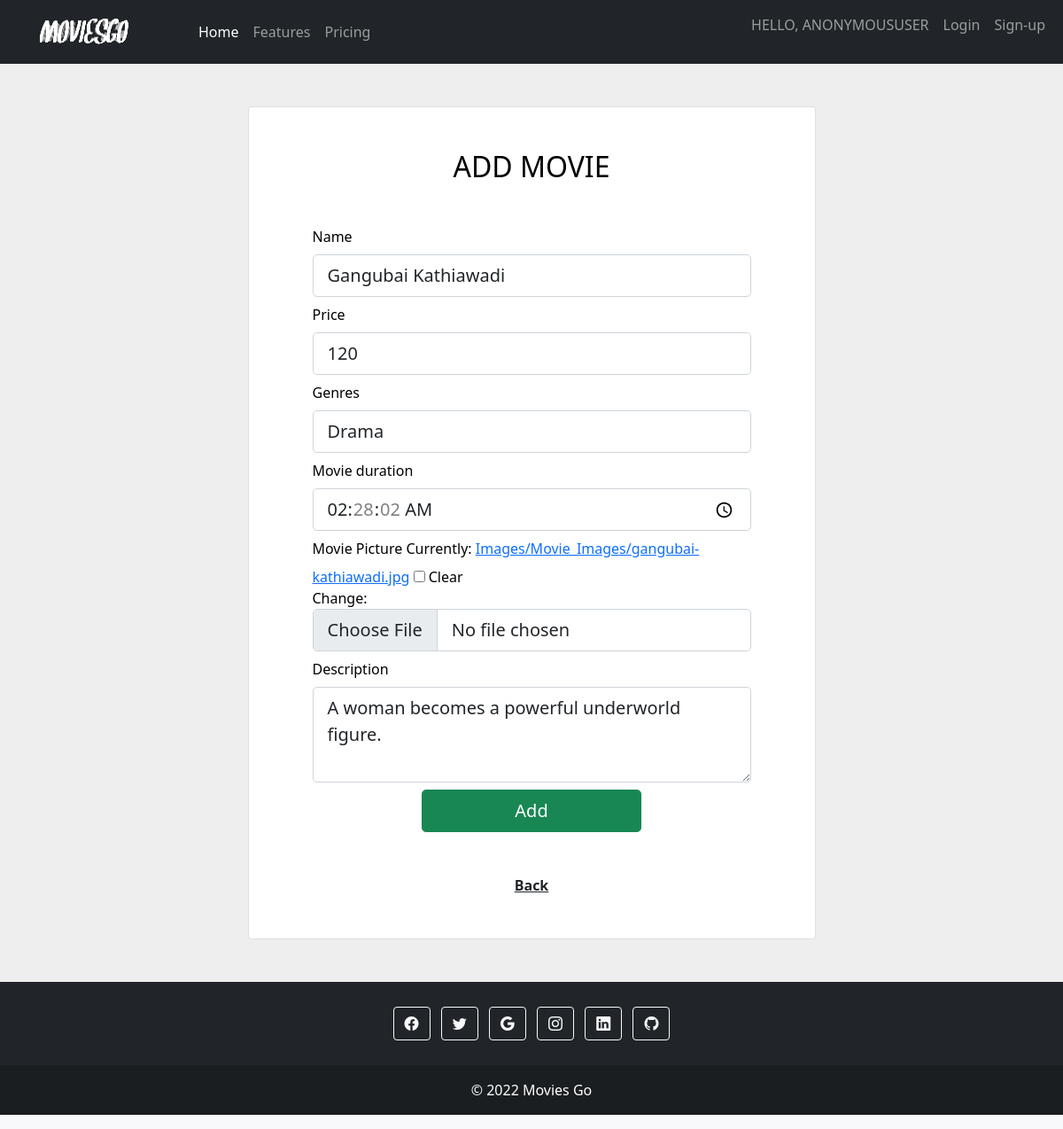
The app's page /movie/update/gangubai-kathiawadi with its own data.
### movies/models.py (models this page shows, shortened)
class Movie(models.Model):
    movie_type = [
        ('Action','Action'),
        ('Comedy','Comedy'),
        ('Drama','Drama'),
        ('Fantasy','Fantasy'),
        ('Mystery','Mystery'),
        ('Romance','Romance'),
        ('Thriller','Thriller'),
    ]
    name = models.CharField(max_length=200,blank=True)
    slug = models.SlugField(null=True,blank=True)
    movie_duration = models.DurationField(null=True, blank=True)
    price = models.IntegerField(blank=True)
    movie_pic = models.ImageField(upload_to=path_and_rename,verbose_name='Movie Picture',blank=True)
    description = models.TextField(blank=True)
    date_created = models.DateField(blank=True,auto_now=True)
    genres = models.CharField(max_length=10,choices=movie_type,blank=True)

### movies/views.py (the view)
# urls.py: path('movie/update/<slug:slug>',MovieUpdate.as_view(), name='update_movie'),
class MovieUpdate(UpdateView):
    model = Movie
    fields = '__all__'
    exclude = ['slug']
    success_url = reverse_lazy('Myadmin')
    template_name = 'movies/update_movie.html'

### movies/templates/movies/update_movie.html (shortened to what this page needs)
{% extends 'base.html' %}
{% block content %}
{% load widget_tweaks %}
    <section class="h-100" style="background-color: #eee;">
        <div class="container py-5 h-100">
          <div class="row d-flex justify-content-center align-items-center h-100">
            <div class="col-xl-7 rounded-5">
              <div class="card rounded-5 text-black">
                <div class="row g-0">
                    <div class="card-body p-md-5 mx-md-4">
                      <h2 class="text-uppercase text-center mb-5">Add Movie</h2>
                      <form  action="" method="POST" enctype="multipart/form-data">
                        <div class="form-outline mb-2">
                          <label class="form-label">{{ form.name.label }}</label>
                          {% render_field form.name class="form-control form-control-lg" placeholder="Enter Movie Name" type="text" %}
                        </div>
                        <div class="form-outline mb-2">
                          <label class="form-label">{{ form.price.label }}</label>
                          {% render_field form.price class="form-control form-control-lg" placeholder="Enter Ticket Price" type="number" %}
                        </div>
                        <div class="form-outline mb-2">
                          <label class="form-label">{{ form.genres.label }}</label>
                          {% render_field form.genres class="form-control form-control-lg" placeholder="Enter Theater Name" type="text" %}
                        </div>
                        <div class="form-outline mb-2">
                          <label class="form-label">{{ form.movie_duration.label }}</label>
                          {% render_field form.movie_duration class="form-control form-control-lg" placeholder="Enter Theater Name" type="time" step="3600000" %}
                        </div>
                        <div class="form-outline mb-2">
                          <label class="form-label">{{ form.movie_pic.label }}</label>
                          {% render_field form.movie_pic class="form-control form-control-lg"  %}
                        </div>
                        <div class="form-outline mb-2" style="height: 20%;">
                          <label class="form-label">{{ form.description.label }}</label>
                          {% render_field form.description class="form-control form-control-lg" placeholder="Enter Description" type="text"  rows="3" %}
                        </div>
                      <div class="d-flex justify-content-center">
                        <input type="submit" class="btn btn-success btn-lg w-50" value="Add">
                      </div>
                      <p class="text-center text-muted mt-5 mb-0"><a href="{% url 'Myadmin' %}" class="fw-bold text-body">Back</a></p>
                    </form>
                    </div>
                  </div>
                </div>
              </div>
            </div>
          </div>
      </section>
{% endblock  %}

### records on screen
Movie: name "Gangubai Kathiawadi", price "120", genres "Drama", movie_duration "02:28:02", description "A woman becomes a powerful underworld figure."

### other values on screen
{{ request.user }} "ANONYMOUSUSER"
